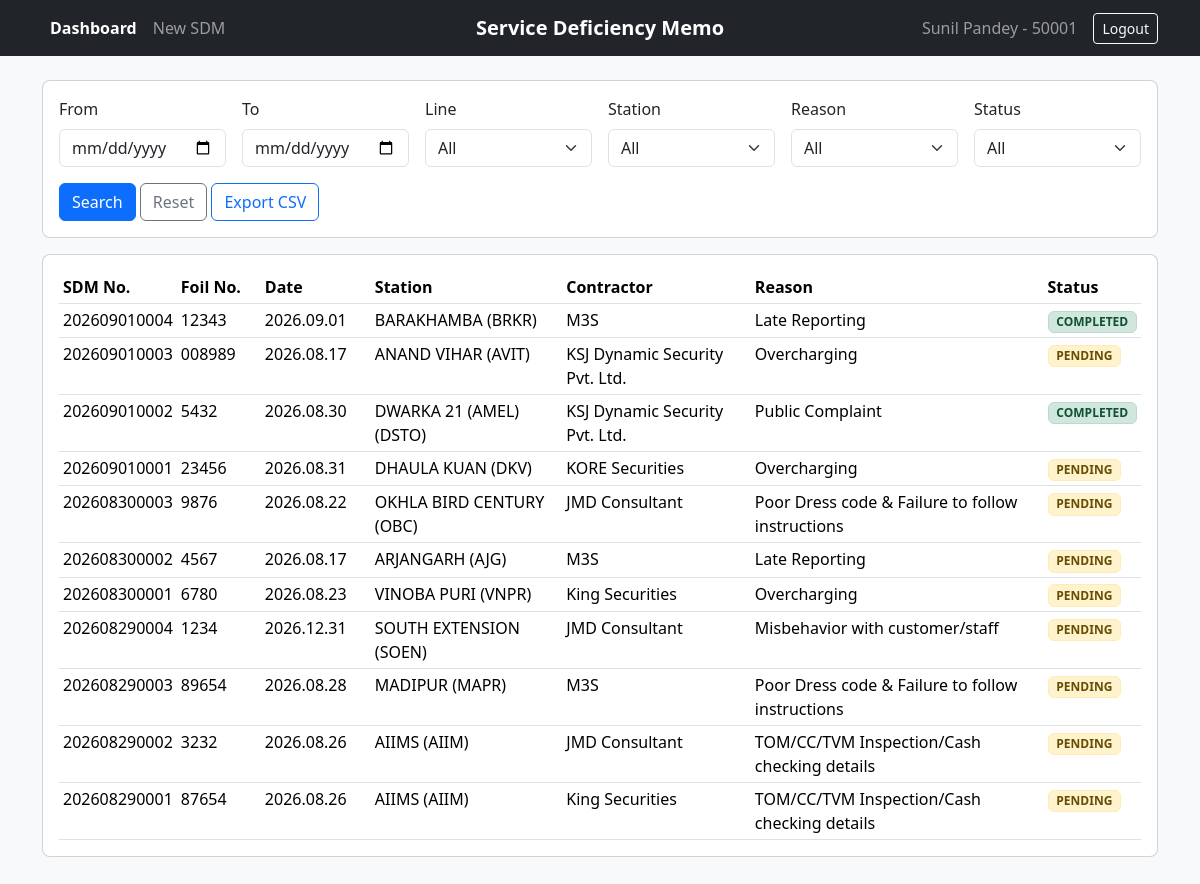
/ (signed in), run on the app's committed database.
### tables this page shows
CREATE TABLE users (
            id INTEGER PRIMARY KEY AUTOINCREMENT,
            username TEXT NOT NULL UNIQUE,
            password_hash TEXT NOT NULL,
            name TEXT NOT NULL,
            emp_id TEXT NOT NULL UNIQUE,
            designation TEXT NOT NULL,
            role TEXT NOT NULL,
            line_id INTEGER,
            superior_id INTEGER,
            is_admin INTEGER NOT NULL DEFAULT 0,
            is_active INTEGER NOT NULL DEFAULT 1,
            created_at TEXT NOT NULL
        );

CREATE TABLE sdm (
            id INTEGER PRIMARY KEY AUTOINCREMENT,
            sdm_no TEXT UNIQUE,
            foil_no TEXT NOT NULL UNIQUE,
            memo_date TEXT NOT NULL,
            line_id INTEGER NOT NULL,
            station_id INTEGER NOT NULL,
            contractor_id INTEGER NOT NULL,
            staff_name TEXT NOT NULL,
            staff_emp_id TEXT NOT NULL,
            reason_id INTEGER NOT NULL,
            reason_payload TEXT NOT NULL DEFAULT '{}',
            status TEXT NOT NULL,
            current_step_index INTEGER NOT NULL DEFAULT 0,
            current_role TEXT NOT NULL DEFAULT 'STATION_CONTROLLER',
            current_assignee_id INTEGER NOT NULL,
            created_by INTEGER NOT NULL,
            created_at TEXT NOT NULL,
            submitted_at TEXT,
            remarks TEXT,
            penalty_amount REAL,
            penalty_modified_by INTEGER,
            penalty_modified_at TEXT,
            cancelled_at TEXT,
            closed_at TEXT
        );

CREATE TABLE stations (
            id INTEGER PRIMARY KEY AUTOINCREMENT,
            line_id INTEGER NOT NULL,
            name TEXT NOT NULL,
            is_active INTEGER NOT NULL DEFAULT 1,
            UNIQUE (line_id, name)
        );

CREATE TABLE contractors (
            id INTEGER PRIMARY KEY AUTOINCREMENT,
            name TEXT NOT NULL UNIQUE,
            is_active INTEGER NOT NULL DEFAULT 1
        );

CREATE TABLE reasons (
            id INTEGER PRIMARY KEY AUTOINCREMENT,
            code TEXT NOT NULL UNIQUE,
            name TEXT NOT NULL,
            needs_public_complaint INTEGER NOT NULL DEFAULT 0,
            needs_overcharging_status INTEGER NOT NULL DEFAULT 0,
            needs_inspection_details INTEGER NOT NULL DEFAULT 0,
            is_active INTEGER NOT NULL DEFAULT 1
        );

### app/routes.py (the view)
@bp.route("/")
@login_required
def index():
    assigned_only = request.args.get("assigned") == "1"
    view_mode = request.args.get("view", "dashboard")  # dashboard, assigned, or reports
    params = []
    where_clause = ""
    if assigned_only or view_mode == "assigned":
        where_clause = """WHERE (
            (s.current_assignee_id = ? AND s.status NOT IN ('CANCELLED', 'CLOSED', 'COMPLETED', 'REJECTED'))
            OR s.status = 'RETURNED'
        )"""
        params.append(g.user["id"])
    all_sdms = db.query_all(
        f"""
        SELECT s.*, l.name AS line_name, st.name AS station_name, r.name AS reason_name, c.name AS contractor_name
        FROM sdm s
        JOIN lines l ON l.id = s.line_id
        JOIN stations st ON st.id = s.station_id
        JOIN reasons r ON r.id = s.reason_id
        JOIN contractors c ON c.id = s.contractor_id
        {where_clause}
        ORDER BY s.created_at DESC
        """,
        params,
    )
    if assigned_only or view_mode == "assigned":
        return render_template("dashboard.html", all_sdms=all_sdms, view_mode="assigned")
    elif view_mode == "reports":
        return render_template("dashboard.html", all_sdms=all_sdms, view_mode="reports", **form_options())
    else:
        return render_template("dashboard.html", all_sdms=all_sdms, view_mode="dashboard")

### app/auth.py (called while the page is built)
@bp.before_app_request
def load_logged_in_user():
    user_id = session.get("user_id")
    if user_id is None:
        g.user = None
    else:
        g.user = db.query_one("SELECT * FROM users WHERE id = ? AND is_active IS TRUE", (user_id,))

def login_required(view):
    @wraps(view)
    def wrapped_view(**kwargs):
        if g.user is None:
            return redirect(url_for("auth.login"))
        return view(**kwargs)
    return wrapped_view

### app/db.py (called while the page is built)
def get_backend():
    return "postgres" if current_app.config.get("DATABASE_URL") else "sqlite"

def connect():
    if get_backend() == "postgres":
        import psycopg
        raw = psycopg.connect(current_app.config["DATABASE_URL"], row_factory=psycopg.rows.dict_row)
        return _BackendConnection(raw, "postgres")
    raw = sqlite3.connect(current_app.config["DATABASE"])
    raw.row_factory = sqlite3.Row
    raw.execute("PRAGMA foreign_keys = ON")
    return _BackendConnection(raw, "sqlite")

def get_db():
    if "db" not in g:
        g.db = connect()
    return g.db

def query_one(sql, params=()):
    return get_db().execute(sql, params).fetchone()

def query_all(sql, params=()):
    return get_db().execute(sql, params).fetchall()

    def _convert_sql(self, sql):
        if self._backend == "postgres" and "?" in sql:
            return sql.replace("?", "%s")
        return sql

    def execute(self, sql, params=()):
        return self._raw.execute(self._convert_sql(sql), params)

    def __getattr__(self, name):
        return getattr(self._raw, name)

### app/templates/dashboard.html (shortened to what this page needs)
{% extends "base.html" %}
{% block content %}
<form class="card card-body mb-3 no-print">
    <div class="row g-3">
        <div class="col-md-2">
            <label class="form-label">From</label>
            <input class="form-control" type="date" name="from_date" value="{{ request.args.get('from_date', '') }}">
        </div>
        <div class="col-md-2">
            <label class="form-label">To</label>
            <input class="form-control" type="date" name="to_date" value="{{ request.args.get('to_date', '') }}">
        </div>
        <div class="col-md-2">
            <label class="form-label">Line</label>
            <select class="form-select" name="line_id">
                <option value="">All</option>
            </select>
        </div>
        <div class="col-md-2">
            <label class="form-label">Station</label>
            <select class="form-select" name="station_id">
                <option value="">All</option>
            </select>
        </div>
        <div class="col-md-2">
            <label class="form-label">Reason</label>
            <select class="form-select" name="reason_id">
                <option value="">All</option>
            </select>
        </div>
        <div class="col-md-2">
            <label class="form-label">Status</label>
            <select class="form-select" name="status">
                <option value="">All</option>
            </select>
        </div>
        <div class="col-md-12">
            <button class="btn btn-primary">Search</button>
            <a class="btn btn-outline-secondary" href="{{ url_for('main.index') }}">Reset</a>
            <a class="btn btn-outline-primary" href="{{ url_for('main.export_csv', **request.args) }}">Export CSV</a>
        </div>
    </div>
</form>
<div class="card my-3">
    <div class="card-body">
        <div class="table-responsive">
            <table class="table table-sm table-hover mb-0">
                <thead>
                    <tr>
                        <th>SDM No.</th>
                        <th>Foil No.</th>
                        <th>Date</th>
                        <th>Station</th>
                        <th>Contractor</th>
                        <th>Reason</th>
                        <th>Status</th>
                    </tr>
                </thead>
                <tbody>
                {% for row in all_sdms %}
                    <tr class="sdm-row" onclick="window.location='{{ url_for('main.view_sdm', sdm_id=row.id) }}';">
                        <td>{{ row.sdm_no.replace('SDM No. - ', '') if row.sdm_no else 'Draft' }}</td>
                        <td>{{ row.foil_no }}</td>
                        <td>{{ row.memo_date.replace('-', '.') if '.' not in row.memo_date else row.memo_date }}</td>
                        <td>{{ row.station_name }}</td>
                        <td>{{ row.contractor_name }}</td>
                        <td>{{ row.reason_name }}</td>
                        <td><span class="badge status-badge status-{{ row.status|lower|replace('_', '-') }}">{{ row.status }}</span></td>
                    </tr>
                {% else %}
                    <tr><td colspan="7" class="text-muted">No SDMs found.</td></tr>
                {% endfor %}
                </tbody>
            </table>
        </div>
    </div>
</div>
{% endblock %}

### app/templates/base.html (shortened to what this page needs)
<!doctype html>
<html lang="en">
<head>
    <link href="https://cdn.jsdelivr.net/npm/bootstrap@5.3.3/dist/css/bootstrap.min.css" rel="stylesheet">
    <link rel="stylesheet" href="{{ url_for('static', filename='css/app.css', v='4') }}">
</head>
<body>
<nav class="navbar navbar-expand-lg navbar-dark bg-dark no-print">
    <div class="container position-relative">
        <a class="navbar-brand navbar-brand-centered" href="{{ url_for('index') }}">Service Deficiency Memo</a>
        <div class="collapse navbar-collapse" id="navbarNav">
            {% if g.user %}
                <ul class="navbar-nav me-auto">
                    {% set current_request = request.path %}
                    {% set is_assigned_view = request.args.get('assigned') == '1' %}
                    <li class="nav-item">
                        <a class="nav-link {% if current_request == url_for('main.index') and not is_assigned_view %}active{% endif %}" href="{{ url_for('main.index') }}">Dashboard</a>
                    </li>
                    {% if g.user.role in ['STATION_CONTROLLER', 'STATION_MANAGER'] %}
                        <li class="nav-item">
                            <a class="nav-link {% if current_request == url_for('main.new_sdm') %}active{% endif %}" href="{{ url_for('main.new_sdm') }}">New SDM</a>
                        </li>
                    {% endif %}
                </ul>
                <span class="navbar-text me-3 text-nowrap">{{ g.user.name }} - {{ g.user.emp_id }}</span>
                <a class="btn btn-outline-light btn-sm" href="{{ url_for('auth.logout') }}">Logout</a>
            {% endif %}
        </div>
    </div>
</nav>
<main class="container py-4">
    {% block content %}{% endblock %}
</main>
</body>
</html>

### app/static/css/app.css (style rules this page uses)
body { background: #f8f9fa; }
.navbar { min-height: 38px; }
.navbar > .container { min-height: 38px; }
.navbar-brand-centered { position: absolute; left: 50%; top: 50%; z-index: 1; margin: 0; padding: 0; font-weight: 700; line-height: 1.5; white-space: nowrap; transform: translate(-50%, -50%); }
.navbar-nav .nav-link.active { font-weight: 600; color: #ffffff !important; }
.sdm-row { cursor: pointer; transition: background-color 0.2s ease; }
.table th:nth-child(2), .table td:nth-child(2) { min-width: 84px; width: 84px; }
.table th:nth-child(3), .table td:nth-child(3) { min-width: 110px; width: 110px; }
.card { border-radius: 0.5rem; }
.status-badge { border: 1px solid transparent; }
.status-pending, .status-in-review, .status-returned { background: #fff3cd; color: #664d03; border-color: #ffecb5; }
.status-completed, .status-closed { background: #d1e7dd; color: #0f5132; border-color: #badbcc; }

### data on the page
users: user.name "Sunil Pandey", user.emp_id "50001"
sdm: sdm_no "202609010004", foil_no "12343", memo_date "2026.09.01", station_name "BARAKHAMBA (BRKR)", contractor_name "M3S", reason_name "Late Reporting", status "COMPLETED"
sdm: sdm_no "202609010003", foil_no "008989", memo_date "2026.08.17", station_name "ANAND VIHAR (AVIT)", contractor_name "KSJ Dynamic Security Pvt. Ltd.", reason_name "Overcharging", status "PENDING"
sdm: sdm_no "202609010002", foil_no "5432", memo_date "2026.08.30", station_name "DWARKA 21 (AMEL) (DSTO)", contractor_name "KSJ Dynamic Security Pvt. Ltd.", reason_name "Public Complaint", status "COMPLETED"
sdm: sdm_no "202609010001", foil_no "23456", memo_date "2026.08.31", station_name "DHAULA KUAN (DKV)", contractor_name "KORE Securities", reason_name "Overcharging", status "PENDING"
sdm: sdm_no "202608300003", foil_no "9876", memo_date "2026.08.22", station_name "OKHLA BIRD CENTURY (OBC)", contractor_name "JMD Consultant", reason_name "Poor Dress code & Failure to follow instructions", status "PENDING"
sdm: sdm_no "202608300002", foil_no "4567", memo_date "2026.08.17", station_name "ARJANGARH (AJG)", contractor_name "M3S", reason_name "Late Reporting", status "PENDING"
sdm: sdm_no "202608300001", foil_no "6780", memo_date "2026.08.23", station_name "VINOBA PURI (VNPR)", contractor_name "King Securities", reason_name "Overcharging", status "PENDING"
sdm: sdm_no "202608290004", foil_no "1234", memo_date "2026.12.31", station_name "SOUTH EXTENSION (SOEN)", contractor_name "JMD Consultant", reason_name "Misbehavior with customer/staff", status "PENDING"
sdm: sdm_no "202608290003", foil_no "89654", memo_date "2026.08.28", station_name "MADIPUR (MAPR)", contractor_name "M3S", reason_name "Poor Dress code & Failure to follow instructions", status "PENDING"
sdm: sdm_no "202608290002", foil_no "3232", memo_date "2026.08.26", station_name "AIIMS (AIIM)", contractor_name "JMD Consultant", reason_name "TOM/CC/TVM Inspection/Cash checking details", status "PENDING"
sdm: sdm_no "202608290001", foil_no "87654", memo_date "2026.08.26", station_name "AIIMS (AIIM)", contractor_name "King Securities", reason_name "TOM/CC/TVM Inspection/Cash checking details", status "PENDING"
